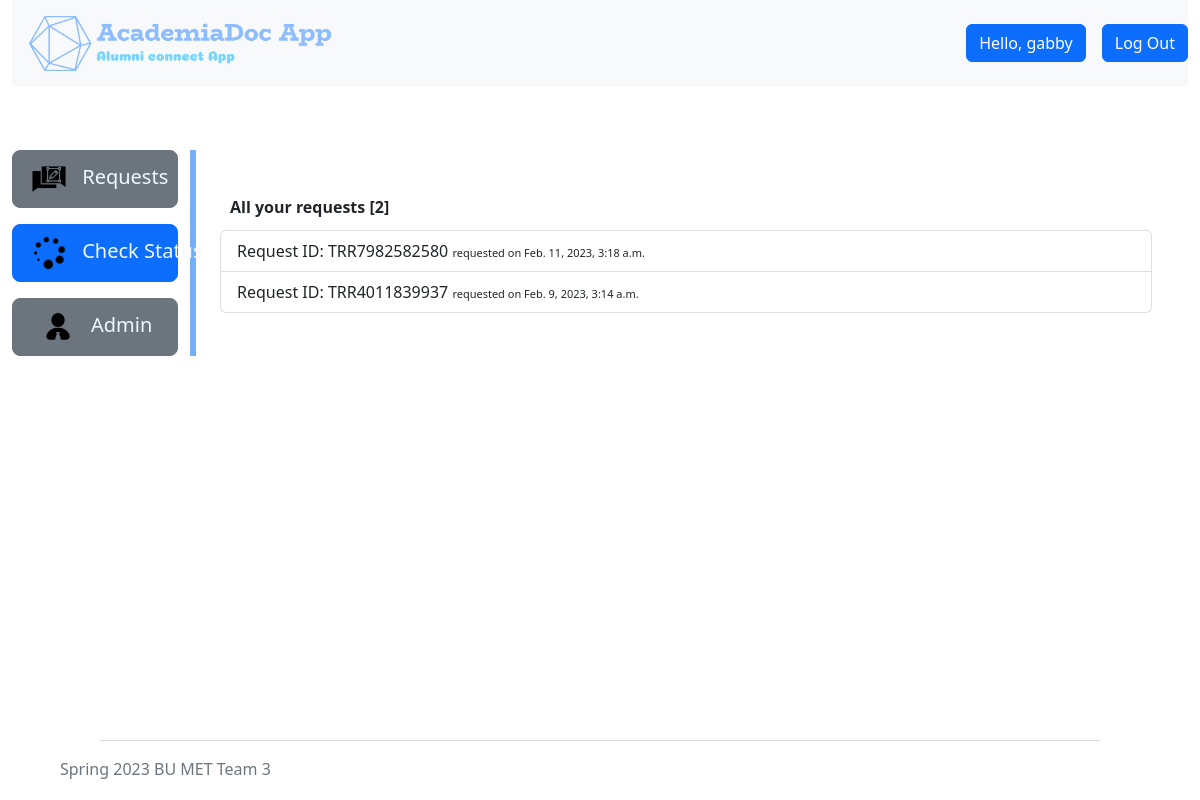
The app's page /status/ (signed in), older data.
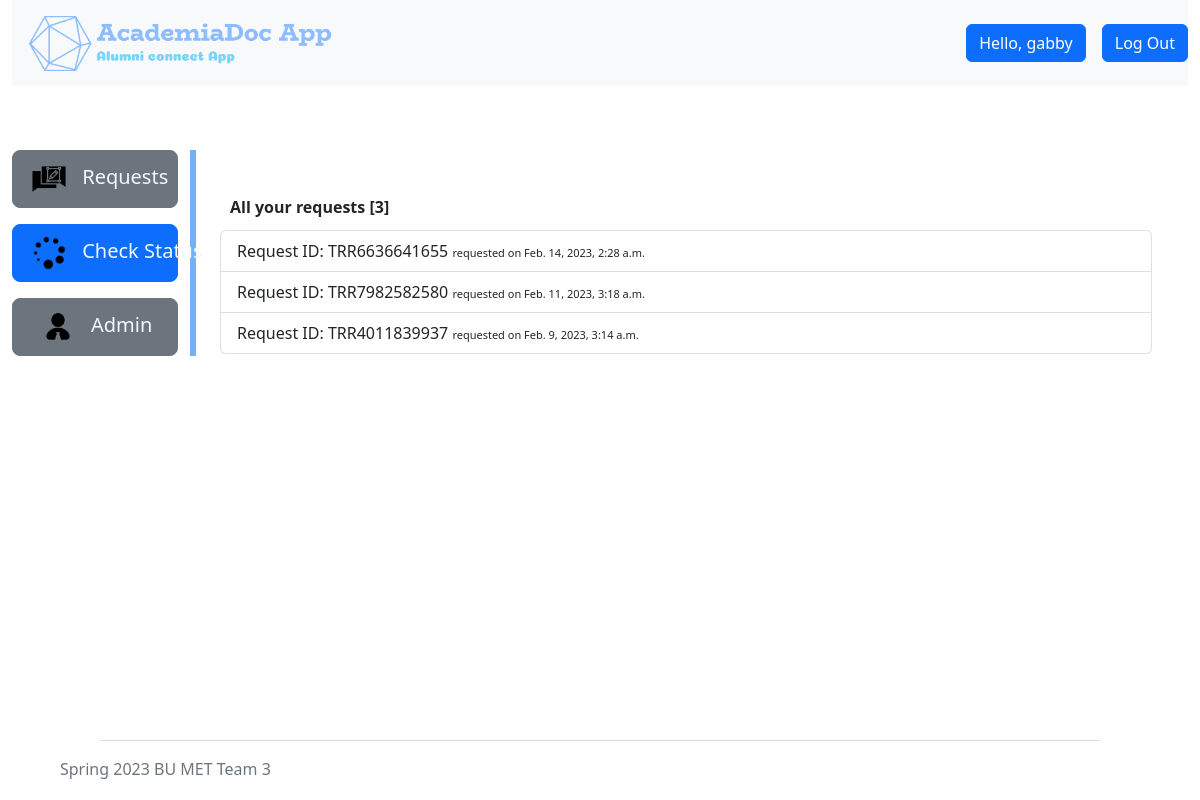
The same page, newer data.
### academiadocapp/models.py (models this page shows, shortened)
class Requests(models.Model):
    def create_new_ref_no():
        not_unique = True
        while not_unique:
            unique_ref = random.randint(1000000000, 9999999999)
            if not Requests.objects.filter(reference=unique_ref):
                not_unique = False
        return str(unique_ref)
    STATUS = [
        ('SU', 'Submitted'),
        ('AP', 'Approved'),
        ('PR', 'Processed'),
        ('CO', 'Completed'),
        ('CL', 'Closed'),
    ]
    PURPOSE = [
        ('PE', 'Personal'),
        ('OF', 'Official'),
    ]
    creator = models.ForeignKey(settings.AUTH_USER_MODEL, on_delete=models.CASCADE)
    reference = models.CharField(max_length=10, blank=True, unique=True, default=create_new_ref_no)
    delivery_email = models.EmailField(max_length=254)
    purpose = models.CharField(max_length=2, choices=PURPOSE, default='OF',)
    agreement = models.BooleanField()
    status = models.CharField(max_length=2, choices=STATUS, default='SU', )
    date = models.DateTimeField(auto_now_add=True)
    approve_date = models.DateTimeField(blank=True, null=True)
    process_date = models.DateTimeField(blank=True, null=True)
    complete_date = models.DateTimeField(blank=True, null=True)
    close_date = models.DateTimeField(blank=True, null=True)
    class Meta:
        ordering = ['-date']

### academiadocapp/views.py (the view)
# urls.py: path('status/', views.status, name='status'),
def status(request):
    user = request.user
    transcript_requests = Requests.objects.filter(creator=user).all()
    count = Requests.objects.filter(creator=user).count()
    context = {
        'requests' : transcript_requests,
        'count' : count
    }
    return render(request, "academiadocapp/status.html", context)

### academiadocapp/templates/academiadocapp/status.html (shortened to what this page needs)
{% extends "base.html" %} {% load static %} {% block content %}
<div class="row" style="margin-top: 4rem">
  <div class="col-2" style="border-right: 6px solid rgb(115, 176, 247)">
    <div class="d-flex flex-column">
      <div>
        <button
          class="btn btn-secondary btn-lg"
          style="width: -webkit-fill-available"
        >
          <div class="d-none d-lg-block">
            <a
              class="text-decoration-none hidden-sm"
              href="{% url 'transcript' %}"
              style="color: aliceblue; white-space: nowrap"
            >
              <img
                class="pe-2"
                src="{% static 'icons/request.png' %}"
                alt="request"
                height="40"
              />
              Requests
            </a>
          </div>
        </button>
      </div>
      <div style="padding-top: 1rem">
        <button
          class="btn btn-primary btn-lg"
          style="width: -webkit-fill-available"
        >
          <div class="d-none d-lg-block">
            <a
              class="text-decoration-none hidden-sm"
              href="{% url 'status' %}"
              style="color: aliceblue; white-space: nowrap"
            >
              <img
                class="pe-2"
                src="{% static 'icons/status.png' %}"
                alt=""
                height="40"
              />
              Check Status
            </a>
          </div>
        </button>
      </div>
      <div style="padding-top: 1rem">
        <button
          class="btn btn-secondary btn-lg"
          style="width: -webkit-fill-available"
        >
          <div class="d-none d-lg-block">
            <a
              class="text-decoration-none hidden-sm"
              href="{% url 'admin-page' %}"
              style="color: aliceblue; white-space: nowrap"
            >
              <img
                class="pe-2"
                src="{% static 'icons/admin.png' %}"
                alt=""
                height="40"
              />
              Admin
            </a>
          </div>
        </button>
      </div>
    </div>
  </div>
  <div class="col-10">
    <div class="container">
      <div class="row mt-5">
        <div class="col-md-12">
          <div>
            <div
              class="d-flex flex-row justify-content-between align-items-center order"
            >
                <h6 style="font-weight: bold; padding: 0px 0px 5px 10px;">All your requests [{{ count }}]</h4>
            </div>
            <div class="list-group">
                {% for request in requests %}
              <a id="request-{{ request.id }}" onclick="show_details(event, {{ request.id }})" class="list-group-item list-group-item-action request-item">
                Request ID: TRR{{ request.reference }} <span class="date">requested on {{ request.date }}</span>
              </a>
              {% endfor %}
            </div>
          </div>
        </div>
      </div>
    </div>
  </div>
</div>
{% endblock %}

Row changes from the older to the newer data that the page shows:
added Requests: reference "6636641655", date "Feb. 14, 2023, 2:28 a.m."
Text that changed along with them:
{{ count }}: "2" → "3"
